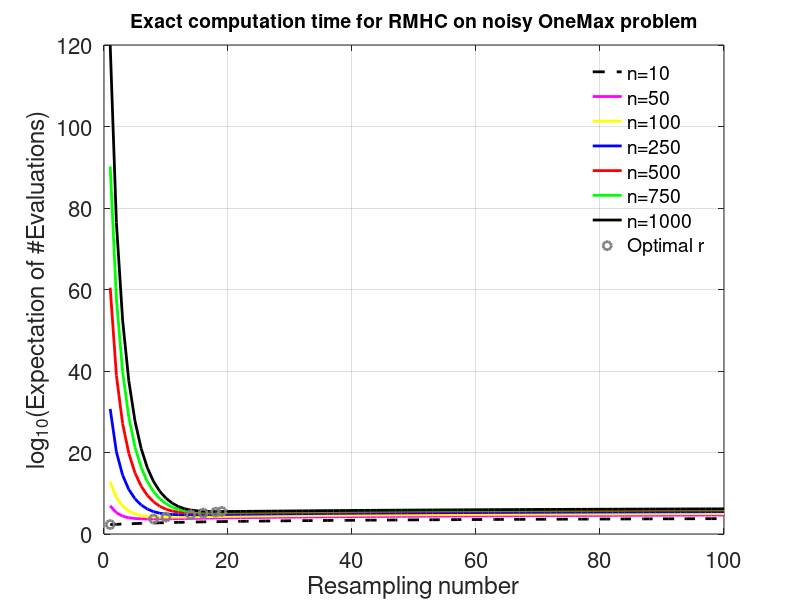

The MATLAB source for this figure:
total=[];
%R=[1 2 3 4 5 10 50 100 100];
D=[10 50 100 250 500 750 1000];
R=[1:100];

MIN=zeros(2,length(D));

for dId=1:length(D)
n=D(dId);
totalEvals=[];
for r=R
p=1/2+erf(sqrt(r)/2)/2;
%p=erf(sqrt(r));
E=zeros(1,n);
E(1)=1/p;
for i=1:n-1
E(i+1) = n/(n-i)/p + i/(n-i)/p*(1-p)*E(i);
% if(E(i+1)>1000000)
%     break
% end
end
if(sum(E)*2*r > 10^10)
    %totalEvals=[totalEvals NaN];
    totalEvals=[totalEvals sum(E)*2*r];
else
    totalEvals=[totalEvals sum(E)*2*r];
end
end
[MIN(2,dId),MIN(1,dId)]=min(totalEvals);
total=[total; totalEvals];
end
MIN
figure

mycolors={'k--','m-','y-','b-','r-','g-','k-', 'c-', 'm--', 'y--', 'b--'};
for id=1:length(D)
    plot(R,log10(total(id,:)),mycolors{id},'Linewidth',2);
    %plot(R,log10(total(id,:)/D(id)/(log(D(id)))^2),mycolors{id},'Linewidth',2);
    hold on
end
plot(R(MIN(1,:)),log10(MIN(2,:)),'o','Linewidth',2, 'Color', [0.5 0.5 0.5]);
xlabel('Resampling number','FontSize',16);
ylabel(sprintf('%s','log_{10}(Expectation of #Evaluations)'),'FontSize',16);
set(gca,'FontSize',16)
h=legend('n=10', 'n=50','n=100','n=250','n=500','n=750','n=1000', 'Optimal r');
%h=legend('n=10', 'n=50','n=100','n=250','n=500','n=750','n=1000');
title('Exact computation time for RMHC on noisy OneMax problem','FontSize',14);
set(h,'FontSize',14);
legend boxoff 
grid on
%axis([0 100 1 10]);

%figure
%plot(D,R(MIN(1,:)))